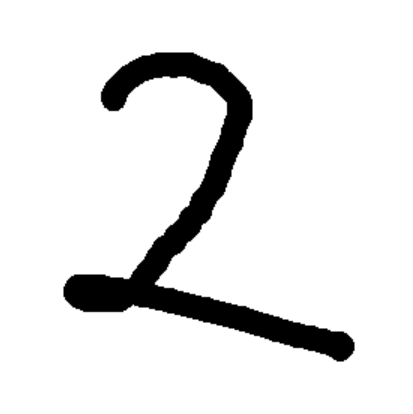
#> input picture example images/example num 2.png, 413 x 414 px
$ python -i gui2.py   (imports and definitions only)
#> lines starting #> are read from the running program, lines starting #| are printed output that depends on the picture; after the words box and inside, x2 and y2 are one past the last pixel; in counts of white or black regions, pixels touching at a corner belong together
import cv2
import numpy as np
from pathlib import Path

def process_image(image_path):
    # Загрузка изображения
#> called with image_path = 'example images/example num 2.png'
    img = cv2.imread(str(image_path), cv2.IMREAD_GRAYSCALE)
#> img is the input picture: shape (414, 413); min 0, max 255, mean 229.5
    if img is None:
        raise ValueError(f"Cannot load image from {image_path}")

    # Инвертируем если фон светлый
    if np.mean(img) > 128:
        img = 255 - img
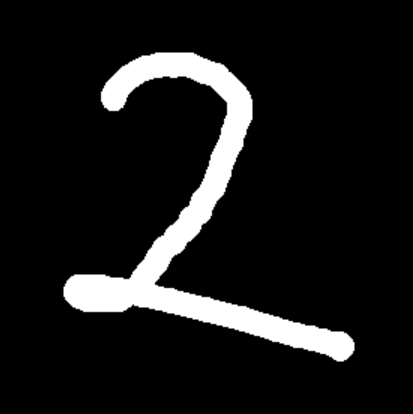
#> img: shape (414, 413); min 0, max 255, mean 25.5

    # Удаление шума
    img = cv2.GaussianBlur(img, (5, 5), 0)

    # Бинаризация
    _, img = cv2.threshold(img, 0, 255, cv2.THRESH_BINARY + cv2.THRESH_OTSU)
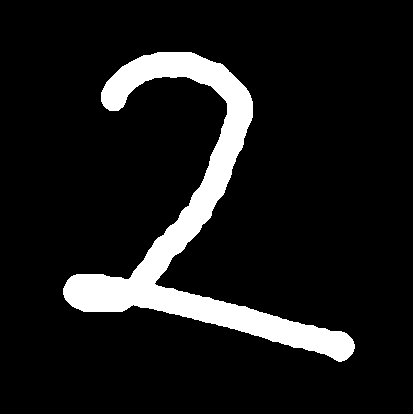
#> img: shape (414, 413); 10.1% white; 1 white region

    # Найти контуры цифры
    contours, _ = cv2.findContours(img, cv2.RETR_EXTERNAL, cv2.CHAIN_APPROX_SIMPLE)
#> contours = 1 contour; box (x1, y1, x2, y2) and area: (63, 52, 355, 362) 16646
    if contours:
        # Получить наибольший контур (предположительно цифра)
        main_contour = max(contours, key=cv2.contourArea)
#> main_contour = contour of 640 points, box (x1, y1, x2, y2) (63, 52, 355, 362), area 16646
        x, y, w, h = cv2.boundingRect(main_contour)
#> x = 63; y = 52; w = 292; h = 310
        img = img[y:y+h, x:x+w]
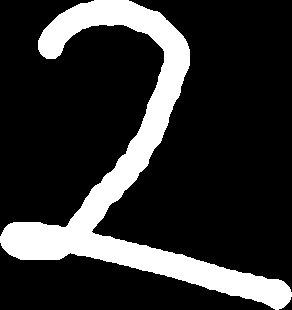
#> img: shape (310, 292); 19.1% white; 1 white region, box (x1, y1, x2, y2) and area: (0, 0, 292, 310) 17276

    # Изменить размер до 28x28 с отступами
    target_size = 28
    ratio = float(target_size-4) / max(img.shape)
#> ratio = 0.0774
    resized = cv2.resize(img, None, fx=ratio, fy=ratio)
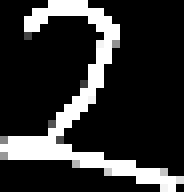
#> resized: shape (24, 23) (shown 8 times larger); min 0, max 255, mean 49.3

    # Создать пустое изображение 28x28
    output = np.zeros((target_size, target_size))

    # Центрировать изображение
    h, w = resized.shape
#> h = 24; w = 23
    offset_h = (target_size - h) // 2
#> offset_h = 2
    offset_w = (target_size - w) // 2
#> offset_w = 2
    output[offset_h:offset_h+h, offset_w:offset_w+w] = resized
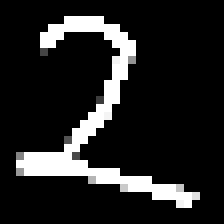
#> output: shape (28, 28) float64 (shown 8 times larger); min 0, max 255, mean 34.7

    # Нормализация
    output = output / 255.0

    return output

def prepare_for_prediction(image_path):
    # Обработка изображения
    processed = process_image(image_path)

    # Подготовка для модели
    img_array = processed.reshape(1, 28, 28, 1)

    # Нормализация как в обучающем наборе
    mean = np.mean(img_array)
    std = np.std(img_array)
    img_array = (img_array - mean) / std

    return img_array

>>> result = process_image('example images/example num 2.png')

$ run again, on example images/example num 3.png
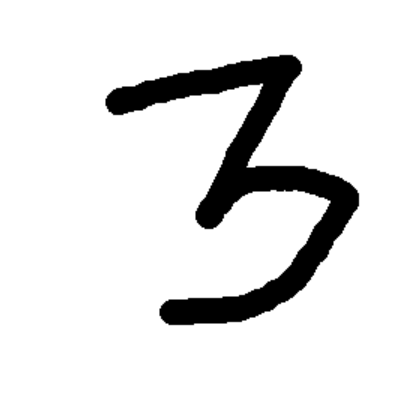
#> input picture example images/example num 3.png, 413 x 410 px
#> in process_image, img is the input picture: shape (410, 413); min 0, max 255, mean 228.4
#> in process_image, `_, img = cv2.threshold(img, 0, 255, cv2.THRESH_BINARY + cv2.THRESH_OTSU)`:
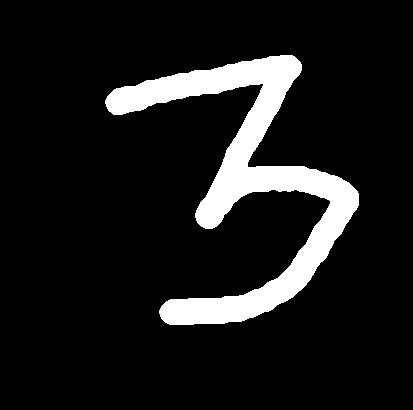
#> img: shape (410, 413); 10.6% white; 1 white region
#> contours = 1 contour; box (x1, y1, x2, y2) and area: (105, 55, 359, 325) 17216
#> main_contour = contour of 650 points, box (x1, y1, x2, y2) (105, 55, 359, 325), area 17216
#> in process_image, `x, y, w, h = cv2.boundingRect(main_contour)`: x = 105; y = 55; w = 254; h = 270
#> in process_image, `output[offset_h:offset_h+h, offset_w:offset_w+w] = resized`:
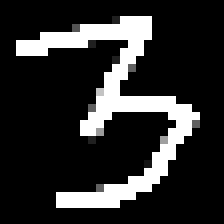
#> output: shape (28, 28) float64 (shown 8 times larger); min 0, max 255, mean 45.3
